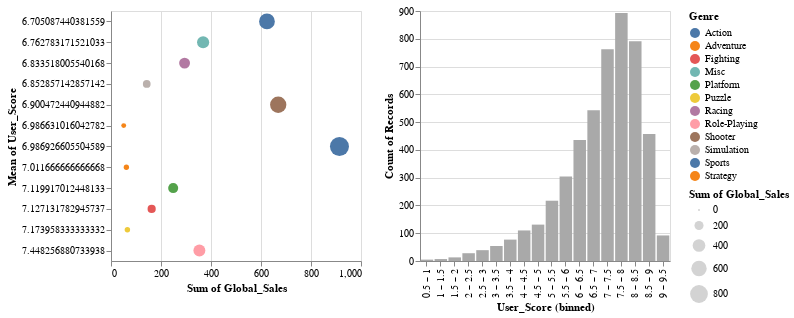

The notebook cell this image was saved under:
### Markdown cell above
From 2005, the global sales keep increasing where in 2008, the global sales for all video games reach the peak and start decreasing until 2016(Since i only have data until 2016), put aside mobile games, virtual reality, mobile, and arcade, if we only consider video game sells for PC, handhelds and consoles, In 
https://en.wikipedia.org/wiki/Video_game_industry#2000s, we also saw the trend that the video game sales increases from 2005 and reaches a peak in 2008 and starts decreasing until 2016, this may be due to the rise of mobile gaming as mentioned in the article. Nowadays, the penetration rate of smartphones is high and the configuration is not bad for video games. Mobile games are more convenient, portable and fast. You can also play together when you have a party with friends. In modern society, many people may not use computers but they must have bought mobile phones. This may one of the reasons that the video game sales for PC, handhelds and consoles are decreasing.

### Code cell
selection = alt.selection(type="multi", fields=['Genre'])

alt.Chart(df).properties(width=250, height=250).mark_circle().encode(
    x='sum(Global_Sales)',
    y='mean(User_Score)',
    size='sum(Global_Sales)',
    tooltip=['Genre', 'mean(User_Score)'],
    color=alt.condition(selection, 'Genre', alt.value('lightgray'))
).add_selection(selection)| alt.Chart(df).properties(width=250, height=250).mark_bar(color="darkgray").encode(
    x=alt.X('User_Score', bin=alt.Bin(maxbins=30)),
    y='count()',
).transform_filter(selection)

### Figure 1 — Vega-Lite specification as saved in the notebook (floating-point values rounded to 4 significant figures; data arrays with more than 128 entries replaced by an {"elided": "..."} marker saying what was removed)
{"config": {"view": {"continuousWidth": 400, "continuousHeight": 300}}, "hconcat": [{"mark": "circle", "encoding": {"color": {"condition": {"type": "nominal", "field": "Genre", "selection": "selector001"}, "value": "lightgray"}, "size": {"type": "quantitative", "aggregate": "sum", "field": "Global_Sales"}, "tooltip": [{"type": "nominal", "field": "Genre"}, {"type": "nominal", "aggregate": "mean", "field": "User_Score"}], "x": {"type": "quantitative", "aggregate": "sum", "field": "Global_Sales"}, "y": {"type": "nominal", "aggregate": "mean", "field": "User_Score"}}, "height": 250, "selection": {"selector001": {"type": "multi", "fields": ["Genre"]}}, "width": 250}, {"mark": {"type": "bar", "color": "darkgray"}, "encoding": {"x": {"type": "nominal", "bin": {"maxbins": 30}, "field": "User_Score"}, "y": {"type": "quantitative", "aggregate": "count"}}, "height": 250, "transform": [{"filter": {"selection": "selector001"}}], "width": 250}], "data": {"name": "data-39f452f5a1bb3244635a60e97079e143"}, "$schema": "https://vega.github.io/schema/vega-lite/v4.8.1.json", "datasets": {"data-39f452f5a1bb3244635a60e97079e143": {"elided": "4959 records"}}}
